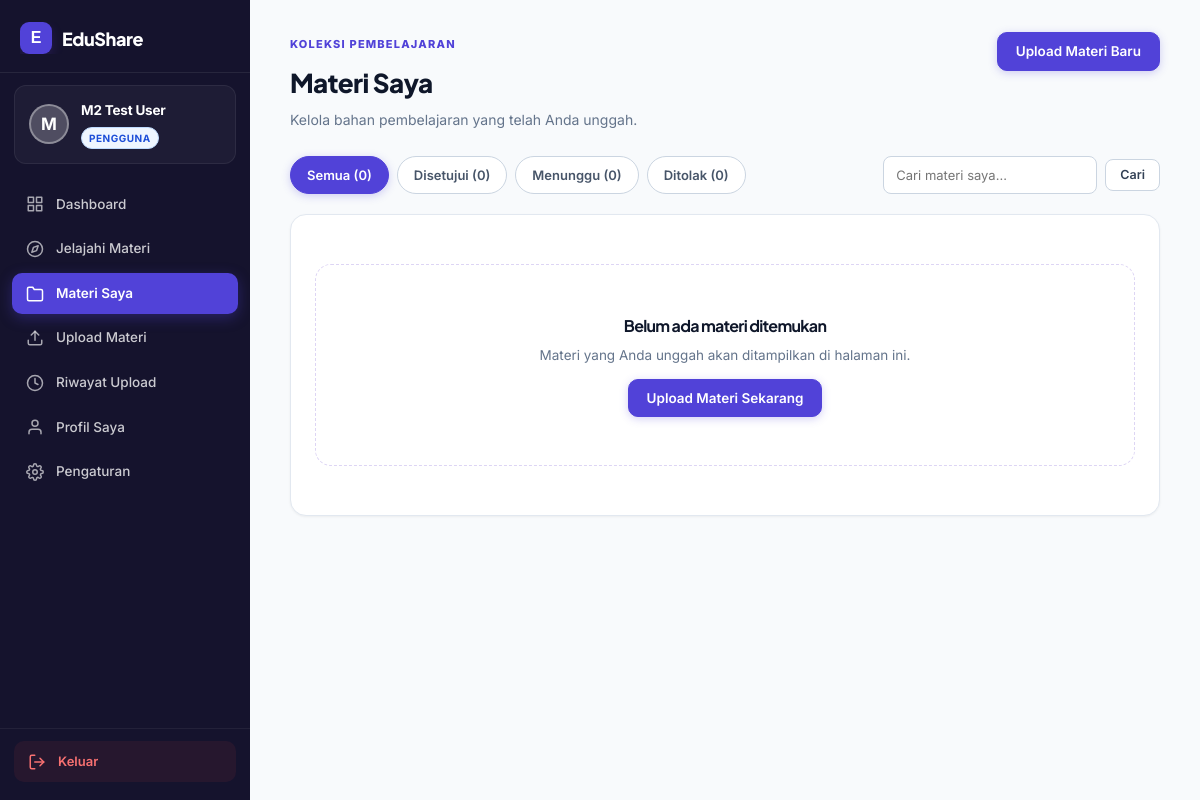
The page /user/materi_saya.php (signed in) on the database its author committed.
### tables this page shows
CREATE TABLE `users` (
  `id_user` int(11) NOT NULL AUTO_INCREMENT,
  `nama` varchar(100) NOT NULL,
  `email` varchar(150) NOT NULL,
  `password` varchar(255) NOT NULL,
  `role` enum('user','admin','super_admin') NOT NULL DEFAULT 'user',
  `status` enum('active','inactive','suspended') NOT NULL DEFAULT 'active',
  `last_login_at` datetime DEFAULT NULL,
  `created_by` int(11) DEFAULT NULL,
  `created_at` datetime NOT NULL DEFAULT current_timestamp(),
  `updated_at` datetime DEFAULT NULL ON UPDATE current_timestamp(),
  PRIMARY KEY (`id_user`),
  UNIQUE KEY `email` (`email`),
  KEY `idx_users_role_status` (`role`,`status`),
  KEY `idx_users_created_by` (`created_by`),
  CONSTRAINT `fk_users_created_by` FOREIGN KEY (`created_by`) REFERENCES `users` (`id_user`) ON DELETE SET NULL
);

CREATE TABLE `system_settings` (
  `setting_key` varchar(100) NOT NULL,
  `setting_group` enum('system','security') NOT NULL DEFAULT 'system',
  `setting_value` text DEFAULT NULL,
  `description` varchar(255) DEFAULT NULL,
  `updated_by` int(11) DEFAULT NULL,
  `updated_at` datetime DEFAULT NULL ON UPDATE current_timestamp(),
  PRIMARY KEY (`setting_key`),
  KEY `idx_settings_group` (`setting_group`),
  KEY `idx_settings_updated_by` (`updated_by`),
  CONSTRAINT `fk_settings_updated_by` FOREIGN KEY (`updated_by`) REFERENCES `users` (`id_user`) ON DELETE SET NULL
);

### includes/helpers.php (called while the page is built, shortened)
<?php
if (!function_exists('e')) {
    function e(mixed $value): string
    {
        return htmlspecialchars((string)$value, ENT_QUOTES | ENT_SUBSTITUTE, 'UTF-8');
    }
}
if (!function_exists('url')) {
    function url(string $path = ''): string
    {
        return BASE_URL . '/' . ltrim($path, '/');
    }
}
if (!function_exists('get_setting')) {
    function get_setting(string $key, mixed $default = null): mixed
    {
        if (!isset($GLOBALS['_edushare_settings_cache']) || !is_array($GLOBALS['_edushare_settings_cache'])) {
            $cache = [];
            try {
                $stmt = db()->query('SELECT setting_key, setting_value FROM system_settings');
                foreach ($stmt->fetchAll() as $row) {
                    $cache[(string)$row['setting_key']] = $row['setting_value'];
                }
            } catch (\Throwable $e) {
                error_log('EduShare get_setting error: ' . $e->getMessage());
            }
        }
        $settings = $GLOBALS['_edushare_settings_cache'];
        if (array_key_exists($key, $settings) && $settings[$key] !== null) {
            return $settings[$key];
        }
        return $default;
    }
}

### middleware/auth.php (called while the page is built, shortened)
<?php
if (!function_exists('current_user')) {
    function current_user(): ?array
    {
        $sessionUserId = (int)($_SESSION['user']['id_user'] ?? $_SESSION['user']['id'] ?? 0);
        if (
            !empty($GLOBALS['_edushare_auth_loaded'])
            && ($GLOBALS['_edushare_auth_uid'] ?? null) === $sessionUserId
        ) {
            return $GLOBALS['_edushare_auth_user'];
        }
        try {
            $stmt = db()->prepare('SELECT id_user, nama, email, role, status FROM users WHERE id_user = ? LIMIT 1');
            $stmt->execute([$sessionUserId]);
            $row = $stmt->fetch();
        } catch (\Throwable $e) {
            error_log('EduShare current_user error: ' . $e->getMessage());
            clear_auth_cache();
            return null;
        }
        $user = [
            'id'      => (int)$row['id_user'],
            'id_user' => (int)$row['id_user'],
            'nama'    => (string)$row['nama'],
            'email'   => (string)$row['email'],
            'role'    => (string)$row['role'],
            'status'  => (string)$row['status'],
        ];
        return $user;
    }
}

### config/database.php (called while the page is built, shortened)
<?php
if (!function_exists('db')) {
    function db(): PDO
    {
        return $GLOBALS['pdo'];
    }
}

### config/app.php (called while the page is built, shortened)
<?php
require_once __DIR__ . '/database.php';
require_once ROOT_PATH . '/includes/helpers.php';
require_once ROOT_PATH . '/middleware/auth.php';
if (PHP_SAPI !== 'cli' && !empty($_SESSION['user'])) {
    $timeoutMin = max(1, (int)get_setting('session_timeout_min', 60));
    if (isset($_SESSION['last_activity']) && (time() - (int)$_SESSION['last_activity']) > ($timeoutMin * 60)) {
        $timedOutUserId = (int)($_SESSION['user']['id_user'] ?? $_SESSION['user']['id'] ?? 0);
        $timedOutRole   = isset($_SESSION['user']['role']) ? (string)$_SESSION['user']['role'] : null;
        if ($timedOutUserId > 0) {
            log_activity($timedOutUserId, 'session_timeout', 'Sesi berakhir otomatis karena tidak aktif.', 'user', $timedOutUserId);
            log_audit('session_timeout', 'user', $timedOutUserId, 'Sesi berakhir otomatis karena tidak aktif.', [], $timedOutUserId, $timedOutRole);
        }
        $_SESSION = [];
        if (!headers_sent() && session_status() === PHP_SESSION_ACTIVE) {
            session_regenerate_id(true);
        }
        clear_auth_cache();
        $_SESSION['flash'] = [
            'type'    => 'error',
            'message' => 'Sesi Anda telah berakhir karena tidak aktif. Silakan login kembali.',
        ];
    } else {
        current_user();
    }
}

### user/materi_saya.php (the view, shortened to what this page needs)
<?php
require_once __DIR__ . '/../config/app.php';
$user = current_user();
$userId = (int)$user['id_user'];
$pdo = db();
$filterStatus = trim($_GET['status'] ?? '');
$search = trim($_GET['q'] ?? '');
$sql = "SELECT m.*, c.nama_kategori
        FROM materials m
        JOIN categories c ON c.id_category = m.id_category
        WHERE m.id_user = ?";
$params = [$userId];
$sql .= " ORDER BY m.tanggal_upload DESC";
$stmt = $pdo->prepare($sql);
$stmt->execute($params);
$materials = $stmt->fetchAll();
$counts = ['all' => 0, 'pending' => 0, 'approved' => 0, 'rejected' => 0];
?>
<!DOCTYPE html>
<html lang="id">
<head>
<link rel="stylesheet" href="<?= e(url('assets/css/style.css')) ?>">
<link rel="stylesheet" href="<?= e(url('assets/css/dashboard.css')) ?>">
</head>
<body>
<div class="dashboard-layout">
<?php include __DIR__ . '/../partials/sidebar_user.php'; ?>
<main class="content-area">
    <div class="panel-header">
        <div>
            <span class="eyebrow">KOLEKSI PEMBELAJARAN</span>
            <h1>Materi Saya</h1>
            <p>Kelola bahan pembelajaran yang telah Anda unggah.</p>
        </div>
        <a href="<?= e(url('user/upload.php')) ?>" class="btn btn-primary">
            Upload Materi Baru
        </a>
    </div>
    <div class="filter-bar">
        <div class="tab-pills">
            <a href="<?= e(url('user/materi_saya.php')) ?>" class="tab-pill <?= $filterStatus === '' ? 'active' : '' ?>">
                Semua (<?= $counts['all'] ?>)
            </a>
            <a href="<?= e(url('user/materi_saya.php?status=approved')) ?>" class="tab-pill <?= $filterStatus === 'approved' ? 'active' : '' ?>">
                Disetujui (<?= $counts['approved'] ?>)
            </a>
            <a href="<?= e(url('user/materi_saya.php?status=pending')) ?>" class="tab-pill <?= $filterStatus === 'pending' ? 'active' : '' ?>">
                Menunggu (<?= $counts['pending'] ?>)
            </a>
            <a href="<?= e(url('user/materi_saya.php?status=rejected')) ?>" class="tab-pill <?= $filterStatus === 'rejected' ? 'active' : '' ?>">
                Ditolak (<?= $counts['rejected'] ?>)
            </a>
        </div>
        <form class="search-box" method="get" action="<?= e(url('user/materi_saya.php')) ?>">
            <input type="text" name="q" placeholder="Cari materi saya..." value="<?= e($search) ?>">
            <button type="submit" class="btn btn-outline btn-small">Cari</button>
        </form>
    </div>
    <div class="card">
        <?php if (!empty($materials)): ?>
            <div class="table-responsive">
                <table class="data-table">
                    <thead>
                        <tr>
                            <th>Materi</th>
                            <th>Kategori</th>
                            <th>Format</th>
                            <th>Tanggal Upload</th>
                            <th>Status</th>
                            <th>Aksi</th>
                        </tr>
                    </thead>
                    <tbody>
                        <?php foreach ($materials as $m): ?>
                            <tr>
                                <td>
                                    <div class="material-title-cell">
                                        <strong><?= e($m['judul']) ?></strong>
                                        <small class="text-muted"><?= e(mb_strimwidth($m['deskripsi'] ?? '', 0, 80, '...')) ?></small>
                                        <?php if ($m['status'] === 'rejected' && !empty($m['rejection_reason'])): ?>
                                            <div class="rejection-note">
                                                <strong>Alasan Penolakan:</strong> <?= e($m['rejection_reason']) ?>
                                            </div>
                                        <?php endif; ?>
                                    </div>
                                </td>
                                <td><span class="badge badge-light"><?= e($m['nama_kategori']) ?></span></td>
                                <td><span class="badge badge-outline"><?= strtoupper(e($m['format_file'])) ?></span></td>
                                <td><?= date('d M Y, H:i', strtotime($m['tanggal_upload'])) ?></td>
                                <td>
                                    <?php if ($m['status'] === 'approved'): ?>
                                        <span class="badge badge-success">Disetujui</span>
                                    <?php elseif ($m['status'] === 'pending'): ?>
                                        <span class="badge badge-warning">Menunggu</span>
                                    <?php elseif ($m['status'] === 'rejected'): ?>
                                        <span class="badge badge-danger">Ditolak</span>
                                    <?php else: ?>
                                        <span class="badge badge-secondary"><?= e($m['status']) ?></span>
                                    <?php endif; ?>
                                </td>
                                <td>
                                    <div class="action-buttons">
                                        <?php if ($m['status'] === 'approved'): ?>
                                            <a href="<?= e(url('detail.php?id=' . $m['id_material'])) ?>" class="btn-action btn-view" title="Lihat di Beranda" target="_blank">Lihat</a>
                                        <?php endif; ?>
                                        <?php if (in_array($m['status'], ['pending', 'rejected'], true)): ?>
                                            <a href="<?= e(url('user/edit_materi.php?id=' . $m['id_material'])) ?>" class="btn-action btn-edit" title="Edit Materi">Edit</a>
                                            <form method="post" action="<?= e(url('user/hapus_materi.php')) ?>" style="display:inline;" onsubmit="return confirm('Apakah Anda yakin ingin menghapus materi ini?');">
                                                <?= csrf_field() ?>
                                                <input type="hidden" name="id" value="<?= (int)$m['id_material'] ?>">
                                                <button type="submit" class="btn-action btn-delete" title="Hapus Materi">Hapus</button>
                                            </form>
                                        <?php endif; ?>
                                    </div>
                                </td>
                            </tr>
                        <?php endforeach; ?>
                    </tbody>
                </table>
            </div>
        <?php else: ?>
            <div class="empty-state">
                <h3>Belum ada materi ditemukan</h3>
                <p>Materi yang Anda unggah akan ditampilkan di halaman ini.</p>
                <a href="<?= e(url('user/upload.php')) ?>" class="btn btn-primary" style="margin-top:12px;">Upload Materi Sekarang</a>
            </div>
        <?php endif; ?>
    </div>
</main>
</div>
</body>
</html>

### partials/sidebar_user.php (shortened to what this page needs)
<?php
$sidebarUser = current_user();
$currentPage = $_SERVER['PHP_SELF'];
function userSidebarIsActive(string $path): string {
    global $currentPage;
    return str_contains($currentPage, $path) ? ' active' : '';
}
$userFirstLetter = strtoupper(mb_substr($sidebarUser['nama'] ?? $sidebarUser['name'] ?? 'U', 0, 1));
?>
<aside class="sidebar sidebar-user">
    <div class="brand">
        <a href="<?= url('user/dashboard.php') ?>" class="brand-link">
            <span class="brand-mark">E</span>
            <span class="brand-name">EduShare</span>
        </a>
    </div>
    <div class="user-info">
        <div class="user-avatar user-avatar-purple">
            <?= e($userFirstLetter) ?>
        </div>
        <div class="user-meta">
            <div class="user-name"><?= e($sidebarUser['nama'] ?? $sidebarUser['name'] ?? 'Pengguna') ?></div>
            <span class="role-badge badge-user">Pengguna</span>
        </div>
    </div>
    <nav class="sidebar-nav">
        <a href="<?= url('user/dashboard.php') ?>" class="nav-item <?= userSidebarIsActive('user/dashboard') ?>">
            <svg width="18" height="18" viewBox="0 0 24 24" fill="none" stroke="currentColor" stroke-width="2" stroke-linecap="round" stroke-linejoin="round"><rect x="3" y="3" width="7" height="7"/><rect x="14" y="3" width="7" height="7"/><rect x="14" y="14" width="7" height="7"/><rect x="3" y="14" width="7" height="7"/></svg>
            <span class="nav-label">Dashboard</span>
        </a>
        <a href="<?= url('materi.php') ?>" class="nav-item <?= userSidebarIsActive('/materi.php') ?>">
            <svg width="18" height="18" viewBox="0 0 24 24" fill="none" stroke="currentColor" stroke-width="2" stroke-linecap="round" stroke-linejoin="round"><circle cx="12" cy="12" r="10"/><polygon points="16.24 7.76 14.12 14.12 7.76 16.24 9.88 9.88 16.24 7.76"/></svg>
            <span class="nav-label">Jelajahi Materi</span>
        </a>
        <a href="<?= url('user/materi_saya.php') ?>" class="nav-item <?= userSidebarIsActive('user/materi_saya') ?>">
            <svg width="18" height="18" viewBox="0 0 24 24" fill="none" stroke="currentColor" stroke-width="2" stroke-linecap="round" stroke-linejoin="round"><path d="M22 19a2 2 0 0 1-2 2H4a2 2 0 0 1-2-2V5a2 2 0 0 1 2-2h5l2 3h9a2 2 0 0 1 2 2z"/></svg>
            <span class="nav-label">Materi Saya</span>
        </a>
        <a href="<?= url('user/upload.php') ?>" class="nav-item <?= userSidebarIsActive('user/upload') ?>">
            <svg width="18" height="18" viewBox="0 0 24 24" fill="none" stroke="currentColor" stroke-width="2" stroke-linecap="round" stroke-linejoin="round"><path d="M21 15v4a2 2 0 0 1-2 2H5a2 2 0 0 1-2-2v-4"/><polyline points="17 8 12 3 7 8"/><line x1="12" y1="3" x2="12" y2="15"/></svg>
            <span class="nav-label">Upload Materi</span>
        </a>
        <a href="<?= url('user/riwayat.php') ?>" class="nav-item <?= userSidebarIsActive('user/riwayat') ?>">
            <svg width="18" height="18" viewBox="0 0 24 24" fill="none" stroke="currentColor" stroke-width="2" stroke-linecap="round" stroke-linejoin="round"><circle cx="12" cy="12" r="10"/><polyline points="12 6 12 12 16 14"/></svg>
            <span class="nav-label">Riwayat Upload</span>
        </a>
        <a href="<?= url('user/profil.php') ?>" class="nav-item <?= userSidebarIsActive('user/profil') ?>">
            <svg width="18" height="18" viewBox="0 0 24 24" fill="none" stroke="currentColor" stroke-width="2" stroke-linecap="round" stroke-linejoin="round"><path d="M20 21v-2a4 4 0 0 0-4-4H8a4 4 0 0 0-4 4v2"/><circle cx="12" cy="7" r="4"/></svg>
            <span class="nav-label">Profil Saya</span>
        </a>
        <a href="<?= url('user/pengaturan.php') ?>" class="nav-item <?= userSidebarIsActive('user/pengaturan') ?>">
            <span class="nav-label">Pengaturan</span>
        </a>
    </nav>
    <div class="sidebar-bottom">
        <a href="<?= url('logout.php') ?>" class="logout-btn">
            <svg width="18" height="18" viewBox="0 0 24 24" fill="none" stroke="currentColor" stroke-width="2" stroke-linecap="round" stroke-linejoin="round"><path d="M9 21H5a2 2 0 0 1-2-2V5a2 2 0 0 1 2-2h4"/><polyline points="16 17 21 12 16 7"/><line x1="21" y1="12" x2="9" y2="12"/></svg>
            <span class="nav-label">Keluar</span>
        </a>
    </div>
</aside>

### rows shown on the page
users: nama "M", nama "M2 Test User"
system_settings: setting_value "0"
